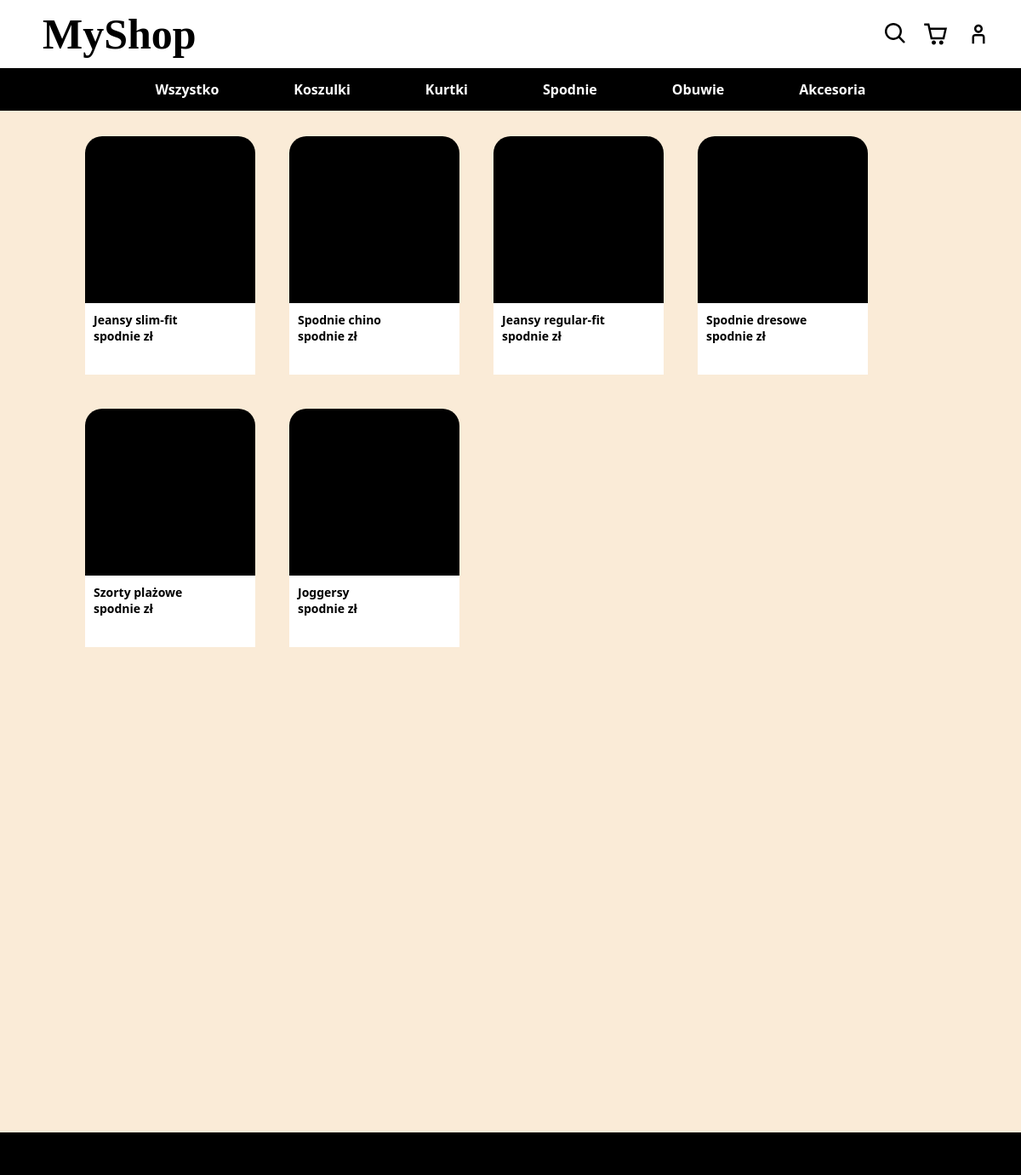
/landing.php?category=spodnie, run on the app's committed database.
### tables this page shows
CREATE TABLE products (
    id INT AUTO_INCREMENT PRIMARY KEY,
    name VARCHAR(100) NOT NULL,
    description TEXT,
    price DECIMAL(10,2) NOT NULL,
    category ENUM('spodnie', 'obuwie', 'koszulki', 'akcesoria', 'kurtki') NOT NULL,
    quantity INT NOT NULL
);

### models/product.php (called while the page is built, shortened)
<?php
class Product
{
    private $id, $name, $description, $price, $category, $quantity;
    public function __construct($id, $name, $description, $price, $category, $quantity)
    {
        $this->id = $id;
        $this->name = $name;
        $this->category = $category;
    }
    public function getId()
    {
        return $this->id;
    }
    public function getName()
    {
        return $this->name;
    }
    public function getCategory()
    {
        return $this->category;
    }
}

### landing.php (the view, shortened to what this page needs)
<html lang="en">
<head>
    <link rel="stylesheet" href="style.css">
</head>
<body>
    <?php
    include ("models/product.php");
    ?>
    <div class="shop-content">
        <div class="items-container">
            <?php
            global $conn;
            if (isset($_GET['category'])) {
                $category = $_GET['category'];
                $query = "SELECT * FROM products WHERE category = '$category'";
            } else {
                $query = "SELECT * FROM products";
            }
            $result = mysqli_query($conn, $query);
            while ($row = mysqli_fetch_object($result)) {
                $product = new Product($row->id, $row->name, $row->description, $row->price, $row->category, $row->quantity);
                echo "
                <div class='item'>
                    <a href='details.php?id=".$product->getId()."'>
                        <div class='item-image'>
                        </div>
                        <div class='item-info'>
                            <p>".$product->getName()."</p>
                            <p>".$product->getCategory()." zł</p>
                            <a href='add_product.php" .
                            "?id=" . $product->getId() .
                            "&name=" . $product->getName() .
                            "&description=" . $product->getDescription() .
                            "&price=" . $product->getPrice() .
                            "&category=" . $product->getCategory() .
                            "&quantity=" . $product->getQuantity() .
                            (isset($_GET['category'])?"&tab_category=$category":"") .
                            "'><img class='icon' src='icons/shopping-cart.svg'>
                            </a>
                        </div>
                    </a>
                </div>
                   ";
            }
            ?>
        </div>
    </div>
</body>
</html>

### style.css (style rules this page uses)
* { padding: 0; box-sizing: border-box; margin: 0; font-family: 'Segoe UI', Tahoma, Geneva, Verdana, sans-serif; }
h1 { font-size: 50px; font-weight: bolder; font-family: 'Brush Script MT', cursive; color: black; margin-left: 50px; }
a { text-decoration: none; width: fit-content; color: inherit; }
.header { height: 80px; width: 100%; display: flex; align-items: center; justify-content: space-between; position: sticky; top: 0; background-color: white; }
.options { width: 200px; height: 50px; display: flex; align-items: center; justify-content: center; gap: 20px }
.nav { height: 50px; background-color: black; display: flex; align-items: center; justify-content: center; position: sticky; top: 80px; gap: 4vw; }
.nav-item { color: white; font-weight: bold; user-select: none; border-radius: 20px; padding: 5px 20px; text-decoration: none; }
.shop-content { background-color: antiquewhite; min-height: 1200px; padding: 30px; }
.footer { background-color: black; height: 50px; }
.items-container { display: flex; max-width: 1000px; min-width: 300px; margin: auto; flex-wrap: wrap; justify-content: stretch; gap: 40px }
.item { border-radius: 20px; width: 200px; height: 280px; background-color: black; }
.item-image { height: 70%; }
.item-info { background-color: white; height: 30%; padding: 10px; }
.item-info p { font-weight: bold; font-size: 14px; }
.icon { width: 30px; }

### data on the page
products: name "Jeansy slim-fit", category "spodnie"
products: name "Spodnie chino", category "spodnie"
products: name "Jeansy regular-fit", category "spodnie"
products: name "Spodnie dresowe", category "spodnie"
products: name "Szorty plażowe", category "spodnie"
products: name "Joggersy", category "spodnie"
